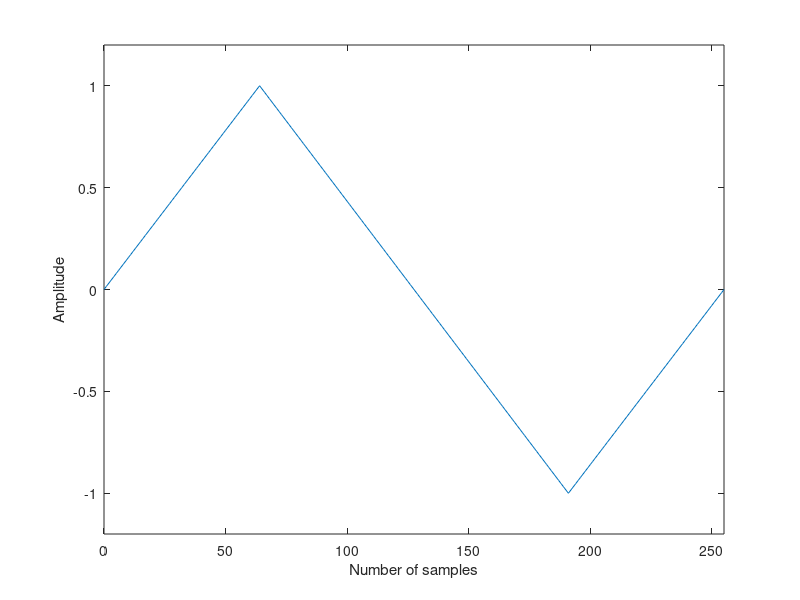

This chart was generated by the following MATLAB code: (Note: this script raises an error after producing the figure.)
N=2^8; % 信号長
n=0:1:N-1; % サンプル軸生成
n1=0:1:N/4-1; n2=0:1:N/2-1; n3=N/4-1:-1:0; % 三角波
x1=n1/(N/4); x2=-n2/(N/4-0.5)+1; x3=-n3/(N/4); x=[x1 x2 x3];
wdw='db4'; % マザーウェーブレット関数
figure(1) % 図10.14
plot(n,x); % 三角波表示
axis([0,N-1,-1.2,1.2]); xlabel('Number of samples'); ylabel('Amplitude')
NS=3; % 最大分割レベル数
[c,l]=wavedec(x,NS,wdw); % フィルタバンクによる分解処理
for k=1:NS % 各分解レベルでの出力
    d=detcoef(c,l,k); % ウェーブレット係数
    a=appcoef(c,l,wdw,k); % スケーリング係数
    figure(k+1); m=0:1:length(d)-1; % ウェーブレット係数表示（図10.15下図）
    plot(m,d); % 詳細成分表示
    axis([0,length(d)-1,min(d),max(d)]); xlabel('Number of samples'); ylabel(['g_',num2str(k),'(n)'])
    figure(NS+1+k); % スケーリング係数表示（図10.15上図）
    plot(m,a); % 近似成分表示
    axis([0,length(a)-1,min(a),max(a)]); xlabel('Number of samples'); ylabel(['x_',num2str(k),'(n)'])
end
